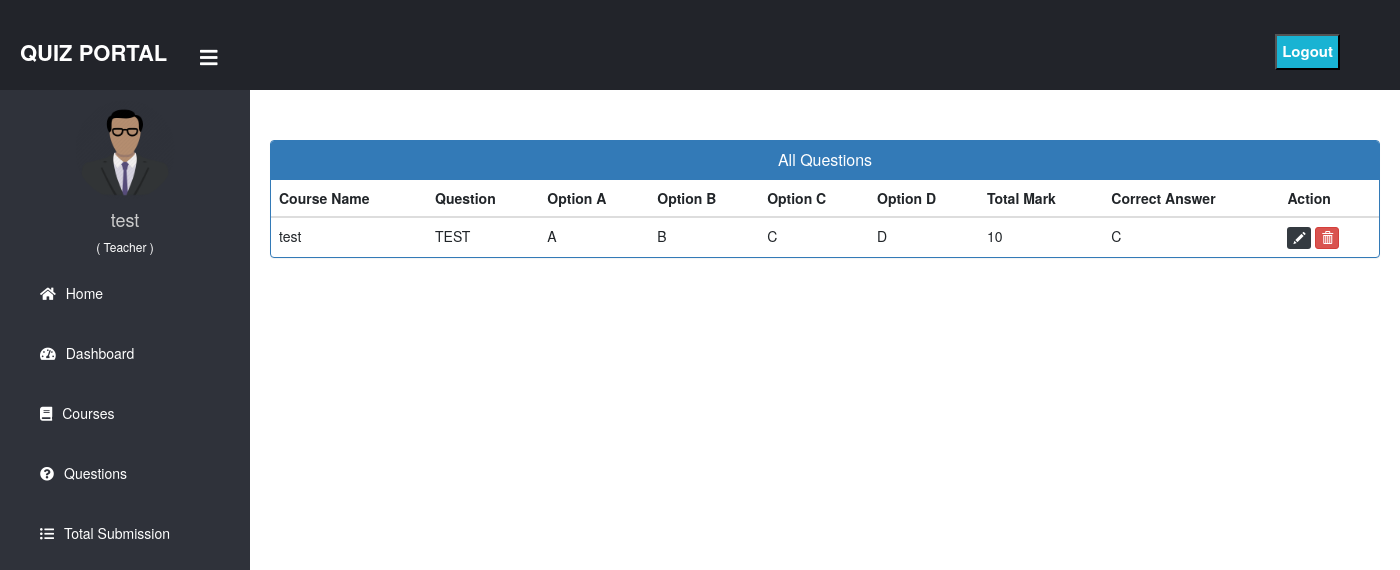
Page /view_all_quiz/ (signed in) on the earlier database version.
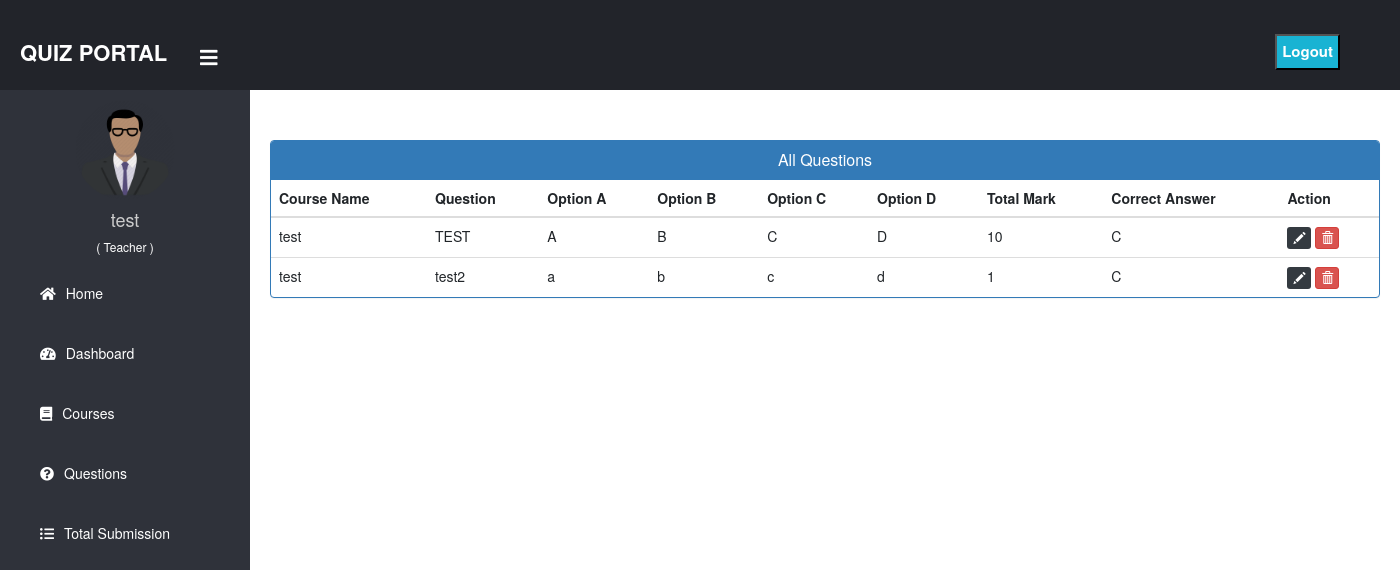
Same page on the later database version.
### lms/models.py (models this page shows)
class Quiz(models.Model):
    OPTION_CHOICES = [
        ('A', 'Option A'),
        ('B', 'Option B'),
        ('C', 'Option C'),
        ('D', 'Option D'),
    ]
    course = models.ForeignKey(Course, on_delete=models.CASCADE)
    question = models.CharField(max_length=255)
    option_a = models.CharField(max_length=100)
    option_b = models.CharField(max_length=100)
    option_c = models.CharField(max_length=100)
    option_d = models.CharField(max_length=100)
    correct_answer = models.CharField(max_length=1, choices=OPTION_CHOICES)
    mark = models.IntegerField()

class Course(models.Model):
    name = models.CharField(max_length=100)
    description = models.TextField()
    teacher = models.ForeignKey(User, on_delete=models.CASCADE, limit_choices_to={'userprofile__role': 'teacher'})
    def __str__(self):
        return self.name

### lms/views.py (the view)
# urls.py: path('view_all_quiz/', view_all_quiz, name='view_all_quiz'),
@login_required(login_url='/login')
def view_all_quiz(request):
    quizzes = Quiz.objects.filter(course__teacher=request.user)
    return render(request, 'teacher/view_all_quiz.html', {'quizzes': quizzes})

### lms/templates/teacher/view_all_quiz.html
{% extends 'dashboard_base.html' %}
{% load static %}
{% block content %}
{% include "common/common_link.html" %}
<br><br>
<div class="container">
  <div class="panel panel-primary">
    <div class="panel-heading">
      <h6 class="panel-title">All Questions</h6>
    </div>
    <table class="table table-hover" id="dev-table">
      <thead>
        <tr>
            <th>Course Name</th>
            <th>Question</th>
            <th>Option A</th>
            <th>Option B</th>
            <th>Option C</th>
            <th>Option D</th>
            <th>Total Mark</th>
            <th>Correct Answer</th>
            <th>Action</th>
        </tr>
      </thead>
      {% for quiz in quizzes %}
      <tr>
        <td>{{quiz.course}}</td>
        <td>{{quiz.question}}</td>
        <td>{{quiz.option_a}}</td>
        <td>{{quiz.option_b}}</td>
        <td>{{quiz.option_c}}</td>
        <td>{{quiz.option_d}}</td>
        <td>{{quiz.mark}}</td>
        <td>{{quiz.correct_answer}}</td>
        <td>
            <a class="btn btn-dark btn-xs" href="{% url 'edit_quiz' quiz.id  %}">
                <span class="glyphicon glyphicon-pencil"></span>
            </a>
            <a class="btn btn-danger btn-xs" href="{% url 'delete_quiz' quiz.id  %}">
                <span class="glyphicon glyphicon-trash"></span>
            </a>
        </td>
      </tr>
      {% endfor %}
    </table>
  </div>
</div>
{% endblock content %}

Differences in the rows shown:
added Quiz: course "test", question "test2", option_a "a", option_b "b", option_c "c", option_d "d", mark "1", correct_answer "C"
